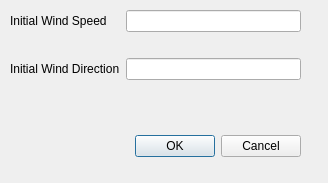
<?xml version="1.0" encoding="UTF-8"?>
<ui version="4.0">
 <class>Dialog</class>
 <widget class="QDialog" name="Dialog">
  <property name="geometry">
   <rect>
    <x>0</x>
    <y>0</y>
    <width>328</width>
    <height>183</height>
   </rect>
  </property>
  <property name="windowTitle">
   <string>Dialog</string>
  </property>
  <widget class="QDialogButtonBox" name="buttonBox">
   <property name="geometry">
    <rect>
     <x>-40</x>
     <y>130</y>
     <width>341</width>
     <height>32</height>
    </rect>
   </property>
   <property name="orientation">
    <enum>Qt::Horizontal</enum>
   </property>
   <property name="standardButtons">
    <set>QDialogButtonBox::Cancel|QDialogButtonBox::Ok</set>
   </property>
  </widget>
  <widget class="QWidget" name="formLayoutWidget">
   <property name="geometry">
    <rect>
     <x>10</x>
     <y>10</y>
     <width>291</width>
     <height>85</height>
    </rect>
   </property>
   <layout class="QFormLayout" name="formLayout">
    <property name="fieldGrowthPolicy">
     <enum>QFormLayout::AllNonFixedFieldsGrow</enum>
    </property>
    <item row="0" column="0">
     <widget class="QLabel" name="label">
      <property name="text">
       <string>Initial Wind Speed</string>
      </property>
     </widget>
    </item>
    <item row="0" column="1">
     <widget class="QLineEdit" name="lineEdit"/>
    </item>
    <item row="1" column="0">
     <widget class="QLabel" name="Label">
      <property name="text">
       <string> </string>
      </property>
     </widget>
    </item>
    <item row="2" column="0">
     <widget class="QLabel" name="initialWindDirectionLabel">
      <property name="text">
       <string>Initial Wind Direction</string>
      </property>
     </widget>
    </item>
    <item row="2" column="1">
     <widget class="QLineEdit" name="initialWindDirectionLineEdit"/>
    </item>
   </layout>
  </widget>
  <zorder>buttonBox</zorder>
  <zorder>formLayoutWidget</zorder>
  <zorder>label_2</zorder>
 </widget>
 <resources/>
 <connections>
  <connection>
   <sender>buttonBox</sender>
   <signal>accepted()</signal>
   <receiver>Dialog</receiver>
   <slot>accept()</slot>
   <hints>
    <hint type="sourcelabel">
     <x>248</x>
     <y>254</y>
    </hint>
    <hint type="destinationlabel">
     <x>157</x>
     <y>274</y>
    </hint>
   </hints>
  </connection>
  <connection>
   <sender>buttonBox</sender>
   <signal>rejected()</signal>
   <receiver>Dialog</receiver>
   <slot>reject()</slot>
   <hints>
    <hint type="sourcelabel">
     <x>316</x>
     <y>260</y>
    </hint>
    <hint type="destinationlabel">
     <x>286</x>
     <y>274</y>
    </hint>
   </hints>
  </connection>
 </connections>
</ui>
